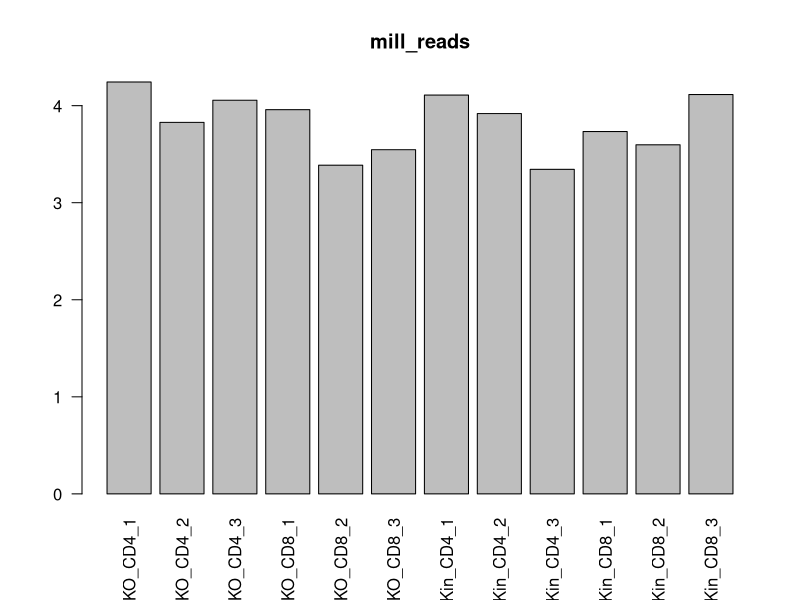

Recreate this plot in R.
our_data <- read.csv("sample_info.txt", sep='\t', header=T)
class(our_data)
str(our_data)
dim(our_data)
summary(our_data)
names(our_data)
colnames(our_data)
row5 <- our_data[5,]
entry <- our_data[4, "sample_title"]
entry

entry_samples <- as.data.frame(our_data$sample_title)
head(entry_samples)
class(entry_samples)
entry4_samples <- entry_samples[4,]
entry4_samples

new_col <- our_data$mill_reads <- our_data$read_count/10000000
head(new_col)

# main is for title
# xlab or names.
# las=2 to put the x labels vertically

barplot(our_data$mill_reads, main="mill_reads", names.arg = our_data$sample_title, las=2)
?barplot

athena_data <- read.csv("joined_final.txt", sep = ' ', header = T)
str(athena_data)
summary(athena_data)
class(athena_data)
dim(athena_data)
colnames(athena_data)
head(athena_data)

common_genes <- athena_data[rowSums(athena_data[-1]) > 0,] #-1 means ignore first row
head(common_genes)

max_index <- common_genes[order(rowSums(common_genes[-1])),]
head(max_index)
tail(max_index)
